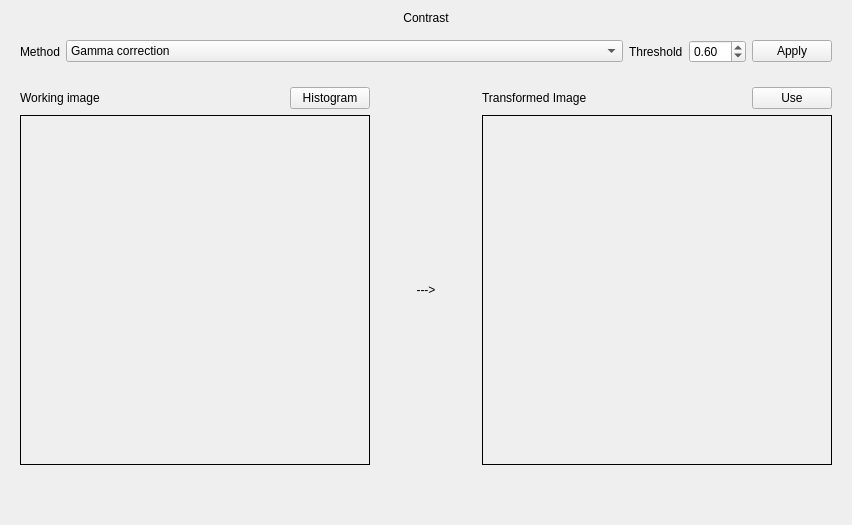
      <widget class="QWidget" name="tab_3">
       <attribute name="title">
        <string>Contrast</string>
       </attribute>
       <layout class="QGridLayout" name="gridLayout_10">
        <item row="1" column="0">
         <widget class="QWidget" name="widget_3" native="true">
          <layout class="QGridLayout" name="gridLayout_5">
           <item row="0" column="1">
            <widget class="QComboBox" name="comboContrast">
             <property name="sizePolicy">
              <sizepolicy hsizetype="Expanding" vsizetype="Fixed">
               <horstretch>0</horstretch>
               <verstretch>0</verstretch>
              </sizepolicy>
             </property>
             <item>
              <property name="text">
               <string>Gamma correction</string>
              </property>
             </item>
             <item>
              <property name="text">
               <string>Histogram equalization</string>
              </property>
             </item>
             <item>
              <property name="text">
               <string>Contrast stretching</string>
              </property>
             </item>
            </widget>
           </item>
           <item row="0" column="4">
            <widget class="QPushButton" name="buttonApplyContrast">
             <property name="text">
              <string>Apply</string>
             </property>
            </widget>
           </item>
           <item row="0" column="0">
            <widget class="QLabel" name="label_16">
             <property name="text">
              <string>Method</string>
             </property>
            </widget>
           </item>
           <item row="0" column="3">
            <widget class="QDoubleSpinBox" name="spinGamma">
             <property name="value">
              <double>0.600000000000000</double>
             </property>
            </widget>
           </item>
           <item row="0" column="2">
            <widget class="QLabel" name="label_30">
             <property name="text">
              <string>Threshold</string>
             </property>
             <property name="margin">
              <number>10</number>
             </property>
            </widget>
           </item>
          </layout>
         </widget>
        </item>
        <item row="2" column="0">
         <widget class="QWidget" name="widget_8" native="true">
          <layout class="QGridLayout" name="gridLayout_11">
           <item row="1" column="0" colspan="2">
            <widget class="QLabel" name="labelImageContOriginal">
             <property name="sizePolicy">
              <sizepolicy hsizetype="Expanding" vsizetype="Preferred">
               <horstretch>0</horstretch>
               <verstretch>0</verstretch>
              </sizepolicy>
             </property>
             <property name="minimumSize">
              <size>
               <width>350</width>
               <height>350</height>
              </size>
             </property>
             <property name="frameShape">
              <enum>QFrame::Panel</enum>
             </property>
             <property name="text">
              <string/>
             </property>
            </widget>
           </item>
           <item row="0" column="0">
            <widget class="QLabel" name="label_17">
             <property name="text">
              <string>Working image</string>
             </property>
            </widget>
           </item>
           <item row="0" column="3">
            <widget class="QLabel" name="label_18">
             <property name="text">
              <string>Transformed Image</string>
             </property>
            </widget>
           </item>
           <item row="1" column="2">
            <widget class="QLabel" name="label_21">
             <property name="minimumSize">
              <size>
               <width>100</width>
               <height>0</height>
              </size>
             </property>
             <property name="text">
              <string>---&gt;</string>
             </property>
             <property name="alignment">
              <set>Qt::AlignCenter</set>
             </property>
            </widget>
           </item>
           <item row="0" column="1">
            <widget class="QPushButton" name="bSaveContrast">
             <property name="sizePolicy">
              <sizepolicy hsizetype="Fixed" vsizetype="Fixed">
               <horstretch>0</horstretch>
               <verstretch>0</verstretch>
              </sizepolicy>
             </property>
             <property name="text">
              <string>Histogram</string>
             </property>
            </widget>
           </item>
           <item row="0" column="4">
            <widget class="QPushButton" name="bUseContrast">
             <property name="sizePolicy">
              <sizepolicy hsizetype="Fixed" vsizetype="Fixed">
               <horstretch>0</horstretch>
               <verstretch>0</verstretch>
              </sizepolicy>
             </property>
             <property name="text">
              <string>Use</string>
             </property>
            </widget>
           </item>
           <item row="1" column="3" colspan="2">
            <widget class="QLabel" name="labelImageContTrans">
             <property name="sizePolicy">
              <sizepolicy hsizetype="Expanding" vsizetype="Preferred">
               <horstretch>0</horstretch>
               <verstretch>0</verstretch>
              </sizepolicy>
             </property>
             <property name="minimumSize">
              <size>
               <width>350</width>
               <height>350</height>
              </size>
             </property>
             <property name="frameShape">
              <enum>QFrame::Panel</enum>
             </property>
             <property name="text">
              <string/>
             </property>
            </widget>
           </item>
          </layout>
         </widget>
        </item>
        <item row="3" column="0">
         <spacer name="verticalSpacer_4">
          <property name="orientation">
           <enum>Qt::Vertical</enum>
          </property>
          <property name="sizeHint" stdset="0">
           <size>
            <width>20</width>
            <height>40</height>
           </size>
          </property>
         </spacer>
        </item>
        <item row="0" column="0">
         <widget class="QLabel" name="label_15">
          <property name="text">
           <string>Contrast</string>
          </property>
          <property name="alignment">
           <set>Qt::AlignCenter</set>
          </property>
         </widget>
        </item>
       </layout>
      </widget>
